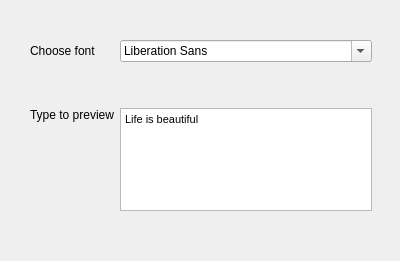
<?xml version="1.0" encoding="UTF-8"?>
<ui version="4.0">
 <class>Dialog</class>
 <widget class="QDialog" name="Dialog">
  <property name="geometry">
   <rect>
    <x>0</x>
    <y>0</y>
    <width>400</width>
    <height>261</height>
   </rect>
  </property>
  <property name="windowTitle">
   <string>Dialog</string>
  </property>
  <widget class="QWidget" name="layoutWidget">
   <property name="geometry">
    <rect>
     <x>30</x>
     <y>40</y>
     <width>342</width>
     <height>171</height>
    </rect>
   </property>
   <layout class="QGridLayout" name="gridLayout">
    <item row="0" column="0">
     <widget class="QLabel" name="label">
      <property name="text">
       <string>Choose font</string>
      </property>
     </widget>
    </item>
    <item row="2" column="0">
     <widget class="QLabel" name="label_2">
      <property name="text">
       <string>Type to preview</string>
      </property>
      <property name="alignment">
       <set>Qt::AlignLeading|Qt::AlignLeft|Qt::AlignTop</set>
      </property>
     </widget>
    </item>
    <item row="0" column="1">
     <widget class="QFontComboBox" name="fontComboBox"/>
    </item>
    <item row="1" column="1">
     <spacer name="verticalSpacer">
      <property name="orientation">
       <enum>Qt::Vertical</enum>
      </property>
      <property name="sizeType">
       <enum>QSizePolicy::Fixed</enum>
      </property>
      <property name="sizeHint" stdset="0">
       <size>
        <width>20</width>
        <height>40</height>
       </size>
      </property>
     </spacer>
    </item>
    <item row="2" column="1">
     <widget class="QTextEdit" name="textEdit">
      <property name="html">
       <string>&lt;!DOCTYPE HTML PUBLIC &quot;-//W3C//DTD HTML 4.0//EN&quot; &quot;http://www.w3.org/TR/REC-html40/strict.dtd&quot;&gt;
&lt;html&gt;&lt;head&gt;&lt;meta name=&quot;qrichtext&quot; content=&quot;1&quot; /&gt;&lt;style type=&quot;text/css&quot;&gt;
p, li { white-space: pre-wrap; }
&lt;/style&gt;&lt;/head&gt;&lt;body style=&quot; font-family:'MS Shell Dlg 2'; font-size:8.25pt; font-weight:400; font-style:normal;&quot;&gt;
&lt;p style=&quot; margin-top:0px; margin-bottom:0px; margin-left:0px; margin-right:0px; -qt-block-indent:0; text-indent:0px;&quot;&gt;Life is beautiful&lt;/p&gt;&lt;/body&gt;&lt;/html&gt;</string>
      </property>
     </widget>
    </item>
   </layout>
  </widget>
 </widget>
 <resources/>
 <connections/>
</ui>
